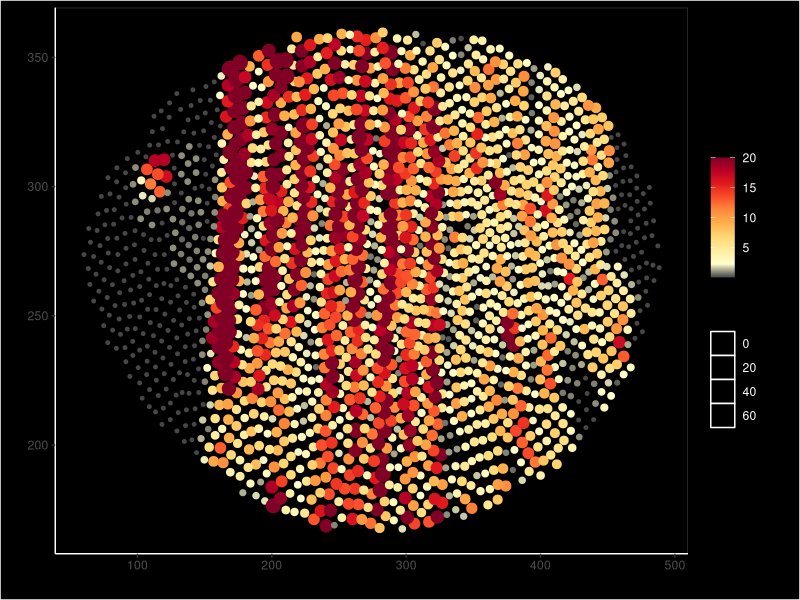
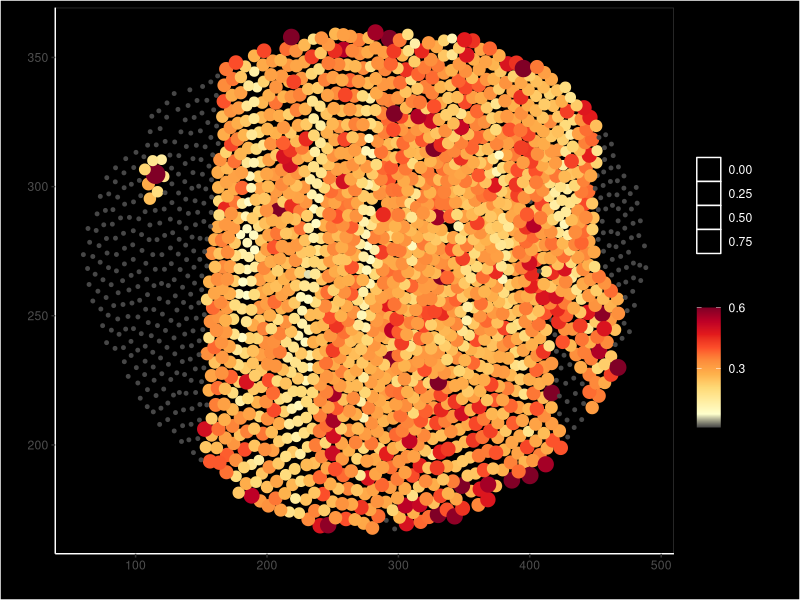
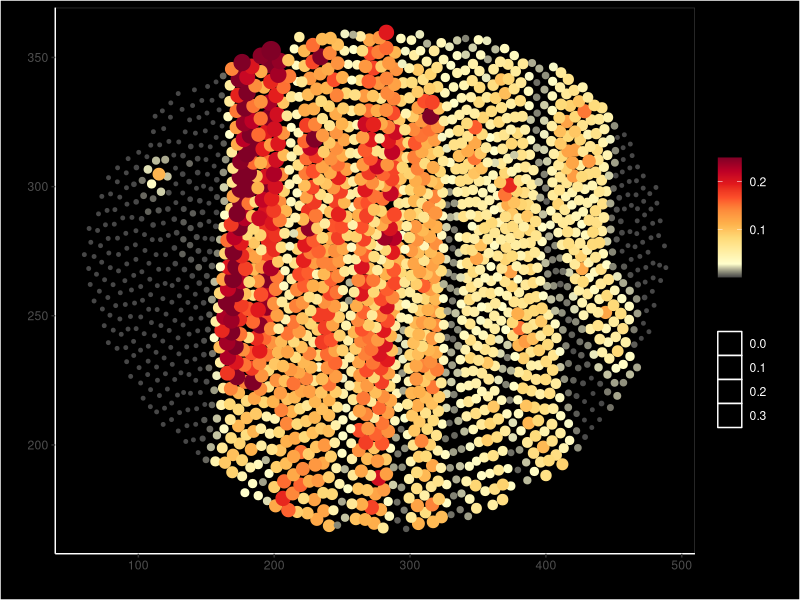

Recreate these plots in R, in order.
library(ggplot2)
library(scales)

# Code to generate whole embryo heatmap variability
# Only eve is used for this example but the code will be the same for all the other genes

# First you need to make sure your working directory is the same as where the raw data is. 
# For that you will go to the the folder where your computer downloaded the git and 
# Use the comand bellow to establish that folder as your working directory in R 

setwd("~/Downloads/smiFISH_Arthropods-main/Neighbours_finding/Raw_data") #Example of where the folder was downloaded in a mac
print(getwd())

# Load the variability data for even-skipped
eve <- read.csv("Figure5_Variability_Calculations_eve.csv")

x = eve[,2]
y = eve[,3]

colors <- c("grey28","#FFFFCC", "#FFEDA0", "#FED976", "#FEB24C", "#FD8D3C" ,"#FC4E2A" ,"#E31A1C" ,"#BD0026", "#800026")

# plot heatmap for the calculated FANO FACTOR
eve_fano = eve[,5]
eve_ff = ggplot(eve, aes(x=x, y=y)) + geom_point(aes(colour=Fano.factor, size=Fano.factor)) + scale_size_continuous(range = c(1,6))  + scale_colour_gradientn(colours  = colors, breaks  = c(0,5,10,15,20),  limits=c(0.1,20), oob=squish)  + theme_bw() +  theme(axis.line = element_line(colour = "white"),  panel.grid.major = element_blank(),panel.grid.minor = element_blank(),panel.background = element_blank()) + xlab("cell position X ") +  ylab("cell position Y")
eve_ff + theme(plot.background = element_rect(fill = "black"),legend.background = element_rect(fill="black"), legend.key = element_rect(color = "white",  fill = "black"), legend.text = element_text( color = "white"))

#Get maximun value for the Fano Factor
max(eve$Fano.factor)


# Plot the proportional variability previously calculated

eve_prop_var= eve$PV

eve_PV = ggplot(eve, aes(x=x, y=y)) + geom_point(aes(colour=eve_prop_var, size=eve_prop_var)) + scale_size_continuous(range = c(1,6))  + scale_colour_gradientn(colours  = colors, breaks  =  c(0,0.3,0.6,0.9,1),  limits=c(0.01,0.6), oob=squish)  + theme_bw() +  theme(axis.line = element_line(colour = "white"),  panel.grid.major = element_blank(),panel.grid.minor = element_blank(),panel.background = element_blank()) + xlab("cell position X ") +  ylab("cell position Y")

eve_PV + theme(plot.background = element_rect(fill = "black"),legend.background = element_rect(fill="black"), legend.key = element_rect(color = "white",  fill = "black"), legend.text = element_text( color = "white"))

#Get the maximun value of the proportional variability
max(eve$PV)

#  Plot the numerical variability previously calculated

eve_n_var= eve$NV

eve_NV = ggplot(eve, aes(x=x, y=y)) + geom_point(aes(colour=eve_n_var, size=eve_n_var)) + scale_size_continuous(range = c(1,6))  + scale_colour_gradientn(colours  = colors, breaks  = c(0,0.1,0.2,0.3),  limits=c(0.001,0.25), oob=squish)  + theme_bw() +  theme(axis.line = element_line(colour = "white"),  panel.grid.major = element_blank(),panel.grid.minor = element_blank(),panel.background = element_blank()) + xlab("cell position X ") +  ylab("cell position Y")

eve_NV + theme(plot.background = element_rect(fill = "black"),legend.background = element_rect(fill="black"), legend.key = element_rect(color = "white",  fill = "black"), legend.text = element_text( color = "white"))

#Get the maximun value of the numerical variability
max(eve$NV)

